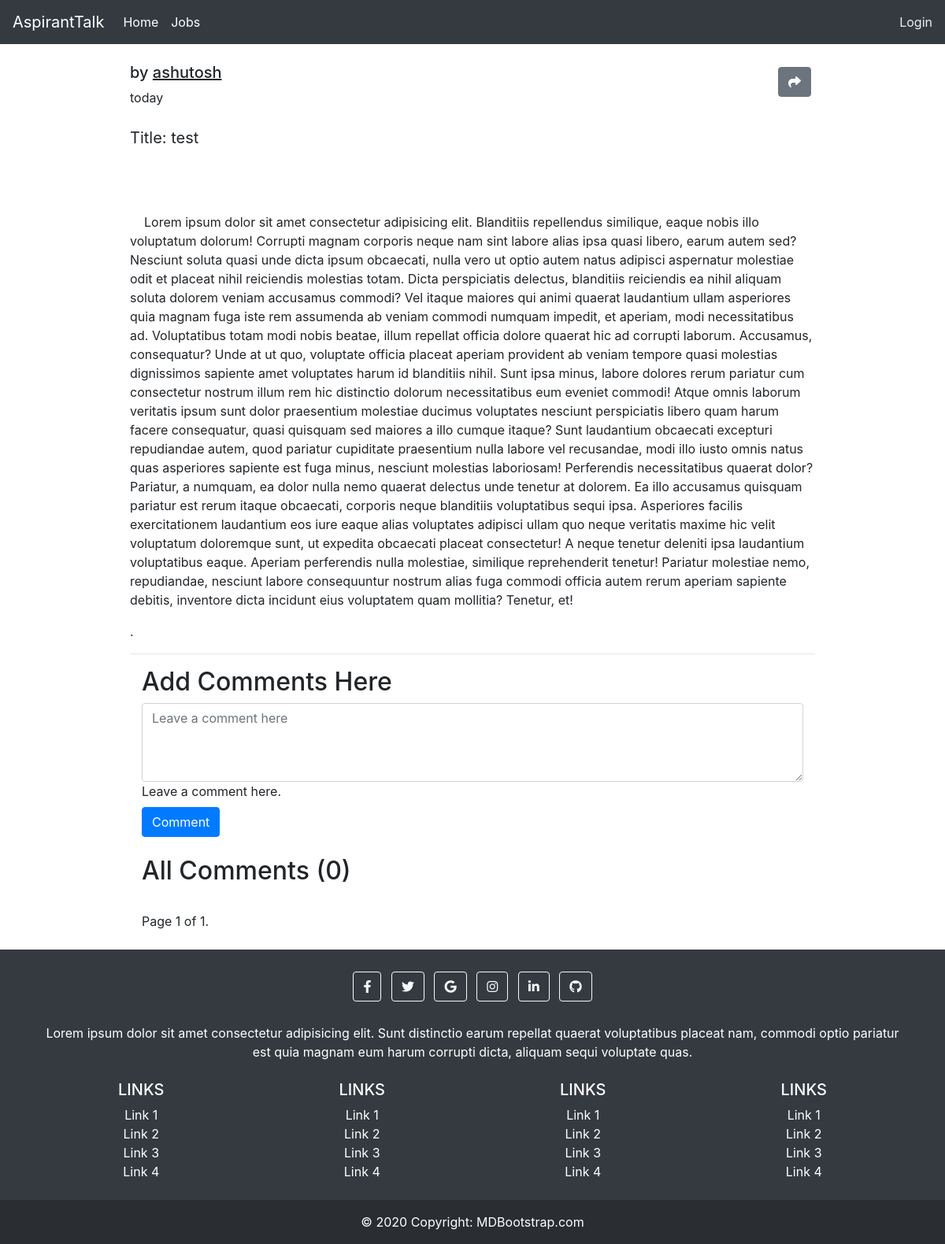
The app's page /blog/test/ with its own data.
### home/models.py (models this page shows, shortened)
class Blog(models.Model):
    author = models.ForeignKey(User,on_delete= models.CASCADE)
    slug = models.SlugField(unique=True,null=False,blank=False)
    title = models.CharField(max_length=200,blank=False,null=False)
    category = models.ForeignKey(Sub_category,on_delete=models.CASCADE)
    content = RichTextUploadingField()
    Thumbnail = models.ImageField(upload_to="Thumbnails", blank=True, null=True)
    upload_date = models.DateTimeField(auto_now_add=True)

### home/views.py (the view, shortened to what this page needs)
# urls.py: path('blog/<slug:slug>/', views.BlogDetailView.as_view()),
class BlogDetailView(DetailView):
    model = Blog
    def get(self, request, *args, **kwargs):
        data = Blog.objects.get(slug=kwargs['slug'])
        posts = Comment.objects.filter(blog_id__slug = kwargs['slug']).order_by('-comment_date')
        counts = Comment.objects.filter(blog_id__slug = kwargs['slug']).count()
        paginator = Paginator(posts, 7) # Show 25 contacts per page.
        page_number = request.GET.get('page')
        posts = paginator.get_page(page_number)
        context = {'data': data,'posts':posts,'counts':counts}
        return render(request, 'DetailedBlog.html',context)

### home/templates/DetailedBlog.html (shortened to what this page needs)
{% extends 'base.html' %}
{% block body %}
{% load humanize %}
<div class="container w-75 my-4">
      <div class="media">
            <div class="media-body">
                  <h5 class="mt-0">by <u>{{data.author}}</u>
                        <small>
                              <button class ="btn btn-secondary"  style="float:right; margin: 5px;"  data-toggle="modal" data-target="#exampleModal">
                                    <i class="fas fa-share"></i>
                                  </button>
                        </small>
                </h5>
                  {{data.upload_date | naturalday}}
            </div>
      </div>
      <br>
      <p style="font-size: 20px;">Title: {{data.title}}</p>
      <br>
      <br>
      <p>{{data.content | safe }}.</p>
      <hr>
    {% include 'comments.html' %}
{% endblock body %}

### records on screen
Blog: author "ashutosh", upload_date "today", title "test", content "Lorem ipsum dolor sit amet consectetur adipisicing elit. Blanditiis repellendus similique, eaque nobis illo voluptatum dolorum! Corrupti magnam corporis neque nam sint labore alias ipsa quasi libero, earum autem sed? Nesciunt soluta quasi unde dicta ipsum obcaecati, nulla vero ut optio autem natus adipisci aspernatur molestiae odit et placeat nihil reiciendis molestias totam. Dicta perspiciatis delectus, blanditiis reiciendis ea nihil aliquam soluta dolorem veniam accusamus commodi? Vel itaque maiores qui animi quaerat laudantium ullam asperiores quia magnam fuga iste rem assumenda ab veniam commodi numquam impedit, et aperiam, modi necessitatibus ad. Voluptatibus totam modi nobis beatae,…"

### other values on screen
{{ counts }} "0"
{{ posts.number }} "1"
{{ posts.paginator.num_pages }} "1"
